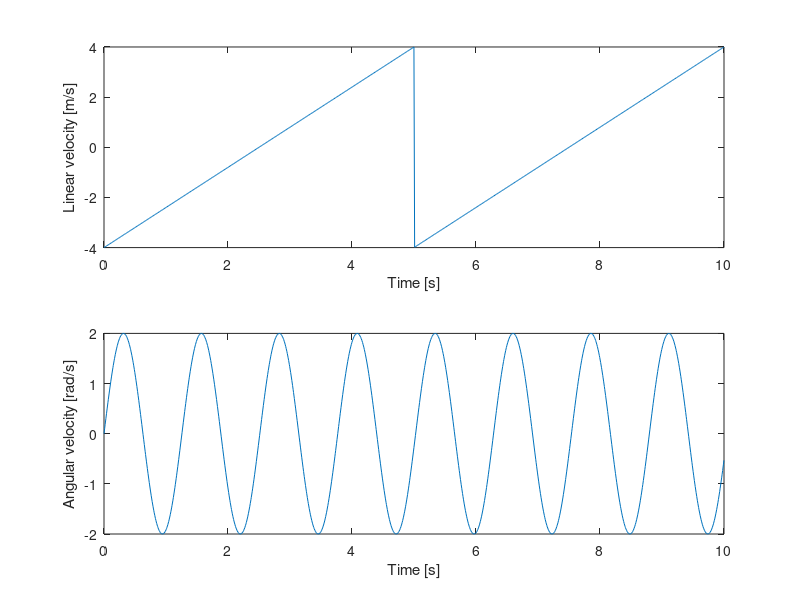

Write the MATLAB code that produced this figure.
clear all

% Create aperiodic time vector
t = 0:0.01:10;
to_add(numel(t)) = 0;
to_add(3:2:end) = 0.005*2*(rand(size(to_add(3:2:end)))-0.5);
t = t+to_add;

% Generate data
linVel = 4*sawtooth(2*pi*0.2*t);
angVel = 2*sin(5*t);

% Plot data
figure,
subplot(2,1,1),plot(t,linVel),xlabel('Time [s]'),ylabel('Linear velocity [m/s]')
subplot(2,1,2),plot(t,angVel),xlabel('Time [s]'),ylabel('Angular velocity [rad/s]')

% Write data to file
csvwrite('data_aperiodic.csv',[t', linVel', angVel']);
